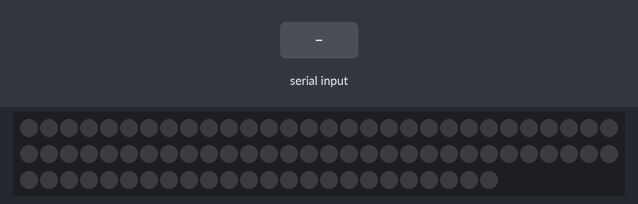
The sketch below on a simulated Arduino Uno, built with avr-gcc and run on an emulated ATmega328P. Shown: 84 RGB LEDs in strip order, left to right, continuing on the next row. The inputs (shaded band) are chosen by the test bench. Dim RGB values are drawn brighter than linear.

Above: at 1.2 s.
1.3 s: "L" received over Serial
At 1.7 s:
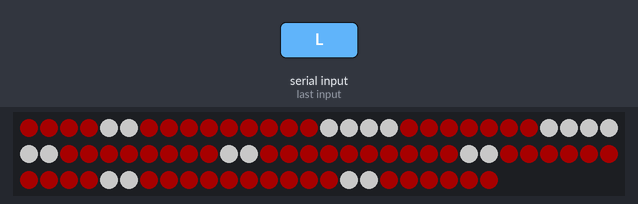
4.3 s: "M" received over Serial
At 4.7 s:
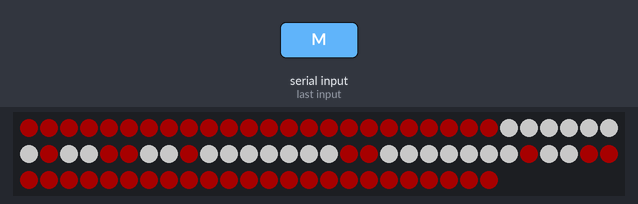
Timing chart, 0 to 7.3 s (numbered marks = the images above; inputs shaded):
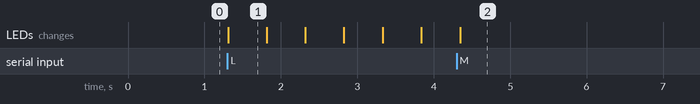

Measured:
- after the input at 1.3 s, the LEDs: change at once (image 1)
- after the input at 4.3 s, the LEDs: change after 0.05 s (image 2)
- what the display in image 1 shows lasts 0.5 s, from 1.3 s to 1.8 s

The sketch:

slave.ino
```cpp
#include <Adafruit_NeoPixel.h>

#define PIN 2
#define NUMPIXELS 84

Adafruit_NeoPixel pixels = Adafruit_NeoPixel(NUMPIXELS, PIN, NEO_GRB + NEO_KHZ800);


int rightArrow   [] = {5,6,18,17,29,30,42,41,51,52,53,54,55,56,64,65,66,67,77,78};
int leftArrow    [] = {5,6,16,17,18,19,27,28,29,30,31,32,41,42,53,54,65,66,77,78};
int warningSign  [] = {25,26,27,28,29,30,31,33,34,46,45,44,43,42,40,41,38,37,49,50,51,52,53,54,55,57,58};

char Incoming_value = 0;

void setup()
{
  pixels.begin();
  Serial.begin(38400);
}

void loop()
{
  if(Serial.available() > 0)
  {
    Incoming_value = Serial.read();

    if(Incoming_value == 'M')
    {
       background();
       setAnimation(27,warningSign);
       delay(3000);
       cleanAll();
    }
    else if(Incoming_value != 0)
    {
      for (int i=0; i< 3; i++)
      {
        if(Incoming_value == 'L')
        {
          background();
          setAnimation(20,leftArrow);
        }
        else if(Incoming_value == 'R')
        {
          background();
          setAnimation(20,rightArrow);
        }
        delay(500);
        cleanAll();
        delay(500);
      }
    }
  }
}

void setAnimation(int size, int pattern [])
{
    for (int i=0; i< size; i++)
    {
        pixels.setPixelColor(pattern[i]-1 , pixels.Color(100, 100, 100));
    }
    pixels.show();
}

void background()
{
    for (int i=0; i< NUMPIXELS; i++)
    {
        pixels.setPixelColor(i, pixels.Color(40,0,0));
    }
    pixels.show();
}
void cleanAll()
{
    for (int i=0; i< NUMPIXELS; i++)
    {
        pixels.setPixelColor(i, pixels.Color(0,0,0));
    }
    pixels.show();
}
```
